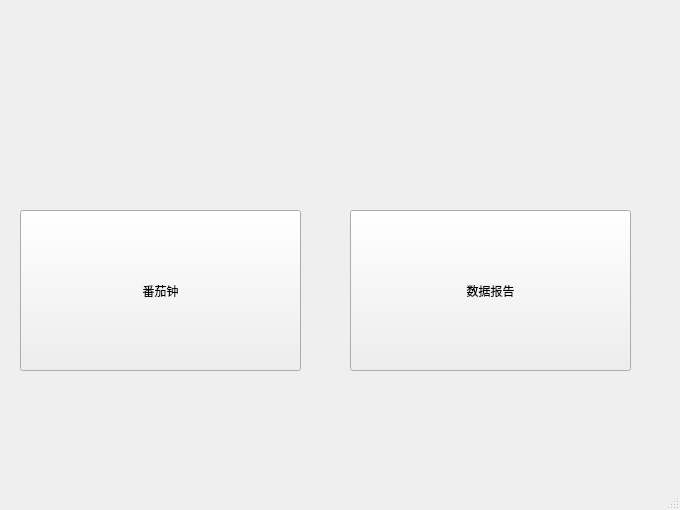
<?xml version="1.0" encoding="UTF-8"?>
<ui version="4.0">
 <class>MainWindow</class>
 <widget class="QMainWindow" name="MainWindow">
  <property name="geometry">
   <rect>
    <x>0</x>
    <y>0</y>
    <width>680</width>
    <height>510</height>
   </rect>
  </property>
  <property name="windowTitle">
   <string>MainWindow</string>
  </property>
  <widget class="QWidget" name="centralwidget">
   <widget class="QPushButton" name="tomatoButton">
    <property name="geometry">
     <rect>
      <x>20</x>
      <y>210</y>
      <width>281</width>
      <height>161</height>
     </rect>
    </property>
    <property name="text">
     <string>番茄钟</string>
    </property>
   </widget>
   <widget class="QPushButton" name="reportButton">
    <property name="geometry">
     <rect>
      <x>350</x>
      <y>210</y>
      <width>281</width>
      <height>161</height>
     </rect>
    </property>
    <property name="text">
     <string>数据报告</string>
    </property>
   </widget>
  </widget>
  <widget class="QMenuBar" name="menubar">
   <property name="geometry">
    <rect>
     <x>0</x>
     <y>0</y>
     <width>680</width>
     <height>22</height>
    </rect>
   </property>
  </widget>
  <widget class="QStatusBar" name="statusbar"/>
 </widget>
 <resources/>
 <connections/>
</ui>
